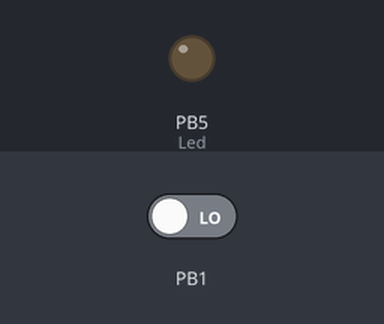
A program run on a simulated ATmega328P, built with avr-gcc and emulated at 16 MHz. Parts: output pins drawn as LEDs (lit = HIGH). The test bench sets the inputs (shaded band); at power-on: PB1 LOW.

Above: at 1.2 s.
1.3 s: PB1 driven HIGH
At 2.1 s:
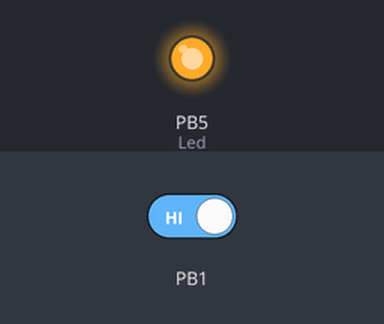
2.8 s: PB1 driven LOW
At 3.3 s:
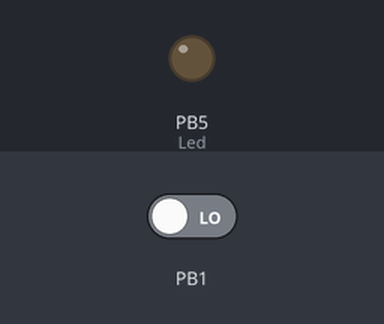
Timing chart, 0 to 5.8 s (numbered marks = the images above; inputs shaded):
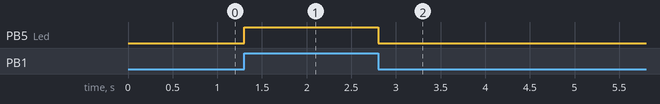

Measured:
- after the input at 1.3 s, PB5 (Led): LOW → HIGH at once
- after the input at 2.8 s, PB5 (Led): HIGH → LOW at once

The program:

main.c
```c
/*
 * basic.c
 *
 * Created: 5/17/2020 10:29:57 AM
 * Author : Daniel
 */


#define F_CPU 16000000 // hz de cristal interno


//---Bibliotecas auxiliares
#include <avr/io.h>
#include <util/delay.h>
#define Led (PORTB5) //Define o led no PORTB5


#define set_bit(reg,bit) (reg |= (1<<bit)) // Define o bit a 1
#define reset_bit(reg,bit) (reg &= ~(1<<bit)) // Define o bit a 0

int main(void)
{
	DDRB=0x00; // define tudo com entradas
	set_bit(DDRB, Led); // Define o PB5 como saída

    while (1)
    {
		// 00000000 & 000 000 10 --- Teste se o PINB1 está on

		if((PINB & 0x02)){
		set_bit(PORTB, Led );

		} else{

			reset_bit(PORTB,Led);

		}

    }
}
```
